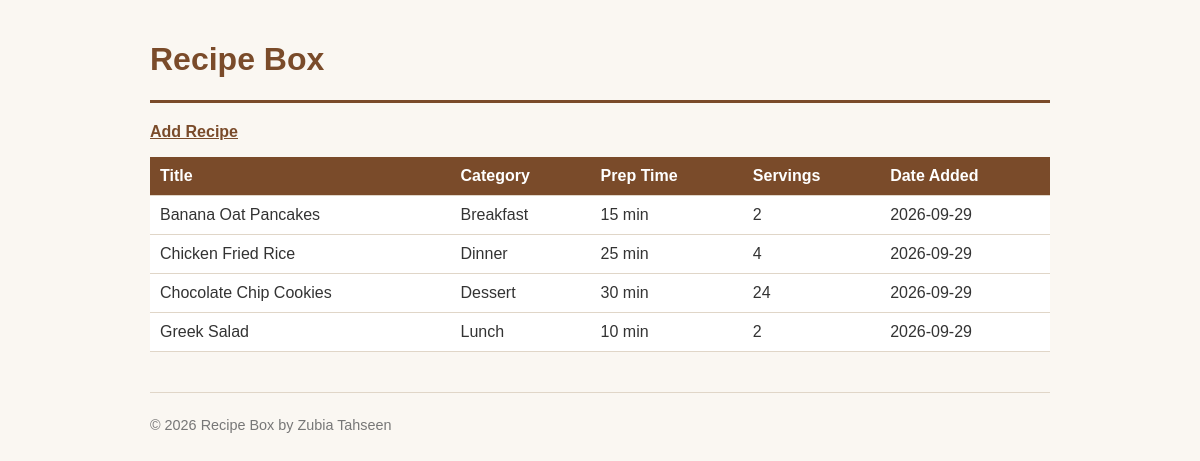
The page / on the database its author committed.
### tables this page shows
CREATE TABLE `recipes` (
  `recipeID` int(11) NOT NULL,
  `title` varchar(100) NOT NULL,
  `category` varchar(50) NOT NULL,
  `prepTime` int(11) NOT NULL,
  `servings` int(11) NOT NULL,
  `ingredients` text NOT NULL,
  `instructions` text NOT NULL,
  `dateAdded` date NOT NULL
);

### index.php (the view, shortened to what this page needs)
<?php
require_once('database.php');
$query = 'SELECT * FROM recipes ORDER BY title';
$statement = $db->prepare($query);
$statement->execute();
$recipes = $statement->fetchAll();
include('header.php');
?>
    <p><a href="add_recipe_form.php">Add Recipe</a></p>
    <table>
        <tr>
            <th>Title</th>
            <th>Category</th>
            <th>Prep Time</th>
            <th>Servings</th>
            <th>Date Added</th>
        </tr>
        <?php foreach ($recipes as $recipe) : ?>
        <tr>
            <td><?php echo htmlspecialchars($recipe['title']); ?></td>
            <td><?php echo htmlspecialchars($recipe['category']); ?></td>
            <td><?php echo htmlspecialchars($recipe['prepTime']); ?> min</td>
            <td><?php echo htmlspecialchars($recipe['servings']); ?></td>
            <td><?php echo htmlspecialchars($recipe['dateAdded']); ?></td>
        </tr>
        <?php endforeach; ?>
    </table>
<?php include('footer.php'); ?>

### header.php (shortened to what this page needs)
<!DOCTYPE html>
<html>
<head>
    <link rel="stylesheet" href="css/main.css">
</head>
<body>
    <header>
        <h1>Recipe Box</h1>
    </header>
    <main>

### footer.php
    </main>
    <footer>
        <p>&copy; <?php echo date('Y'); ?> Recipe Box by Zubia Tahseen</p>
    </footer>
</body>
</html>

### css/main.css (style rules this page uses)
body { font-family: Arial, Helvetica, sans-serif; margin: 0 auto; max-width: 900px; padding: 20px; background-color: #faf7f2; color: #333; }
h1 { color: #7a4b2a; }
a { color: #7a4b2a; font-weight: bold; }
table { width: 100%; border-collapse: collapse; background-color: #fff; }
th, td { padding: 10px; border-bottom: 1px solid #e0d6c8; text-align: left; }
th { background-color: #7a4b2a; color: #fff; }
header { border-bottom: 3px solid #7a4b2a; margin-bottom: 20px; }
footer { margin-top: 40px; padding-top: 10px; border-top: 1px solid #e0d6c8; font-size: 0.9em; color: #777; }

### rows shown on the page
recipes: title "Banana Oat Pancakes", category "Breakfast", prepTime "15", servings "2", dateAdded "2026-09-29"
recipes: title "Chicken Fried Rice", category "Dinner", prepTime "25", servings "4", dateAdded "2026-09-29"
recipes: title "Chocolate Chip Cookies", category "Dessert", prepTime "30", servings "24", dateAdded "2026-09-29"
recipes: title "Greek Salad", category "Lunch", prepTime "10", servings "2", dateAdded "2026-09-29"
